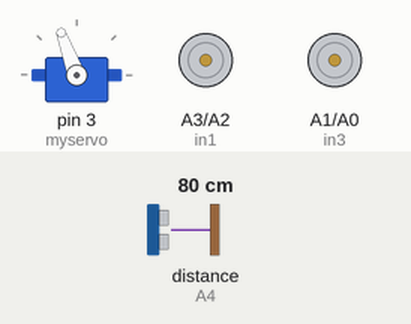
The sketch below on a simulated Arduino Uno, built with avr-gcc and run on an emulated ATmega328P. Parts: servo, motor-driver pin pairs drawn as motors (green arrow = first pin HIGH = forward, orange = second pin HIGH = backward, longer = more drive, scaled by the enable pin). Wiring (inferred from the names in the program): ultrasonic range finder: trigger A5; echo A4. Inputs (shaded band) come from the test bench; at power-on: distance to the obstacle (sensor on A4) 80 cm. The echo pulse lasts 58.3 µs per cm; what the sketch prints to the serial monitor is not drawn.

Above: at 1.2 s.
1.3 s: distance to the obstacle (sensor on A4) set to 2 cm
At 2.4 s:
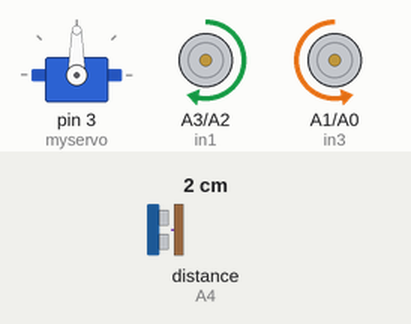
4.3 s: distance to the obstacle (sensor on A4) set to 120 cm
At 5.4 s:
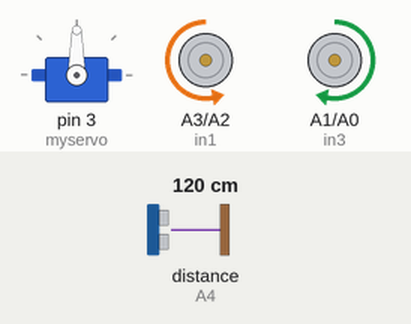
7.3 s: distance to the obstacle (sensor on A4) set to 4 cm
At 10.2 s:
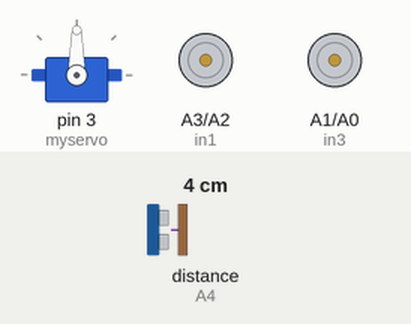
Timing chart, 0 to 16.3 s (numbered marks = the images above; inputs shaded):
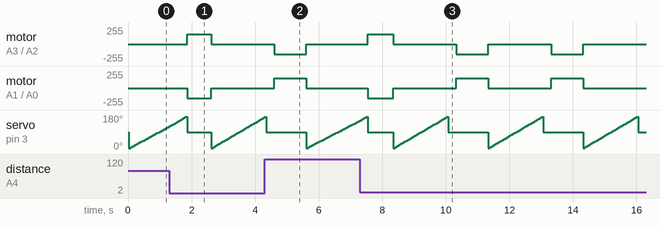

Measured:
- by itself, motor on A3 (in1) / A2 (in2): repeats every 3.0 s: stopped 2.0 s, backward 150/255 1.0 s
- by itself, motor on A1 (in3) / A0 (in4): repeats every 3.0 s: stopped 2.0 s, forward 150/255 1.0 s

The sketch:

obstacle_digital.ino
```cpp
#include <SoftwareSerial.h>
SoftwareSerial Bluetooth(0, 1); // RX, TX
#include <Servo.h> //servo library
Servo myservo; // create servo object to control servo
int Echo = A4;
int Trig = A5;
int in1 = A3;
int in2 = A2;
int in3 = A1;
int in4 = A0;
int ENA = 5;
int ENB = 11;
int ABS = 150;
int rightDistance = 0,leftDistance = 0,middleDistance = 0 ;
int h = 160;
int l = 0;
int distance[180];
char decision;

void _mForward()
{
 analogWrite(ENA,ABS);
 analogWrite(ENB,ABS);
  analogWrite(in1,h);//digital output
  analogWrite(in2,l);
  analogWrite(in3,l);
  analogWrite(in4,h);
  decision = 'F';
        delay(650);

}

void _mBack()
{
 analogWrite(ENA,ABS);
 analogWrite(ENB,ABS);
  analogWrite(in1,l);
  analogWrite(in2,h);
  analogWrite(in3,h);
  analogWrite(in4,l);
  decision = 'B';
     delay(650);
     _transmit();
}

void _mleft()
{
 analogWrite(ENA,ABS);
 analogWrite(ENB,ABS);
  analogWrite(in1,h);
  analogWrite(in2,l);
  analogWrite(in3,h);
  analogWrite(in4,l);
  decision = 'L';
     delay(650);
     _transmit();
}

void _mright()
{
 analogWrite(ENA,ABS);
  analogWrite(in1,l);
  analogWrite(in2,h);
  analogWrite(in3,l);
  analogWrite(in4,h);
  decision = 'R';
     delay(650);
     _transmit();
}
void _mStop()
{
  digitalWrite(ENA,LOW);
  digitalWrite(ENB,LOW);
}
 /*Ultrasonic distance measurement Sub function*/
int Distance_test()
{
  digitalWrite(Trig, LOW);
  delayMicroseconds(2);
  digitalWrite(Trig, HIGH);
  delayMicroseconds(20);
  digitalWrite(Trig, LOW);
  float Fdistance = pulseIn(Echo, HIGH);
  Fdistance= Fdistance/58;
  return (int)Fdistance;
}

void _scan()
{

  for(int i=5;i<=170;i+=5)
        {
  myservo.write(i);
  distance[i] = Distance_test();// Calls a function for calculating the distance measured by the Ultrasonic sensor for each degree
  delay(50);
  }
 // Serial.println(" ");
  // Repeats the previous lines from 175 to 5 degrees
   middleDistance = distance[90];
   rightDistance = distance[10];
   leftDistance = distance[170];
  // myservo.write(90);
}

void _transmit()
{
  for(int i=5;i<=175;i+=5)
  {
  Serial.print(distance[i]); // Sends the distance value into the Serial Port
  Serial.print(","); // Sends addition character right next to the previous value needed later in the Processing IDE for indexing
    Bluetooth.print(distance[i]);
    Bluetooth.print(",");
  }
  Serial.print(middleDistance);
    Serial.print(",");
    Serial.print(leftDistance);
    Serial.print(",");
    Serial.print(rightDistance);
   Serial.print(",");
    Serial.print(decision);
    Serial.println(",");
    Bluetooth.print(middleDistance);
    Bluetooth.print(",");
    Bluetooth.print(leftDistance);
    Bluetooth.print(",");
    Bluetooth.print(rightDistance);
    Bluetooth.print(",");
    Bluetooth.print(decision);
    Bluetooth.println(",");

}
void setup()
{
  myservo.attach(3);// attach servo on pin 3 to servo object
  Serial.begin(9600);
  Bluetooth.begin(9600);
  Bluetooth.println("bluetooth connected!");
  pinMode(Echo, INPUT);
  pinMode(Trig, OUTPUT);
  pinMode(in1,OUTPUT);
  pinMode(in2,OUTPUT);
  pinMode(in3,OUTPUT);
  pinMode(in4,OUTPUT);
  pinMode(ENA,OUTPUT);
  pinMode(ENB,OUTPUT);
  _mStop();
}

void loop()
{
    _mStop();
    _scan();
    myservo.write(90);//setservo position according to scaled value

    if(middleDistance<=70)
    {
      _mStop();
      delay(250);

      if((rightDistance<=10)&&(leftDistance<=10))
       {
        _mBack();
        delay(180);
       }
      else if(rightDistance>leftDistance)
      {
        _mright();
        delay(200);
       }
       else if(rightDistance<leftDistance)
       {
        _mleft();
        delay(200);
       }

       else
       {
        _mForward();
       }
    }  // end if(middle distance)
    else
        _mForward();
        _transmit();
}
```
